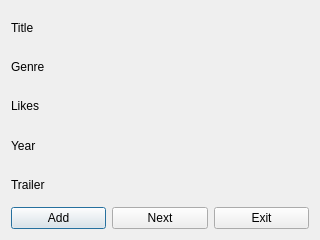
<?xml version="1.0" encoding="UTF-8"?>
<ui version="4.0">
 <class>movieDialog</class>
 <widget class="QDialog" name="movieDialog">
  <property name="geometry">
   <rect>
    <x>0</x>
    <y>0</y>
    <width>320</width>
    <height>240</height>
   </rect>
  </property>
  <property name="windowTitle">
   <string>Dialog</string>
  </property>
  <layout class="QVBoxLayout" name="verticalLayout_2">
   <item>
    <layout class="QVBoxLayout" name="verticalLayout">
     <item>
      <widget class="QLabel" name="titleLabel">
       <property name="text">
        <string>Title</string>
       </property>
      </widget>
     </item>
     <item>
      <widget class="QLabel" name="genreLabel">
       <property name="text">
        <string>Genre</string>
       </property>
      </widget>
     </item>
     <item>
      <widget class="QLabel" name="likesLabel">
       <property name="text">
        <string>Likes</string>
       </property>
      </widget>
     </item>
     <item>
      <widget class="QLabel" name="yearLabel">
       <property name="text">
        <string>Year</string>
       </property>
      </widget>
     </item>
     <item>
      <widget class="QLabel" name="yearLabel_2">
       <property name="text">
        <string>Trailer</string>
       </property>
      </widget>
     </item>
    </layout>
   </item>
   <item>
    <layout class="QHBoxLayout" name="horizontalLayout">
     <item>
      <widget class="QPushButton" name="addWatchListPushButton">
       <property name="text">
        <string>Add</string>
       </property>
      </widget>
     </item>
     <item>
      <widget class="QPushButton" name="nextPushButton">
       <property name="text">
        <string>Next</string>
       </property>
      </widget>
     </item>
     <item>
      <widget class="QPushButton" name="exitPushButton">
       <property name="text">
        <string>Exit</string>
       </property>
      </widget>
     </item>
    </layout>
   </item>
  </layout>
 </widget>
 <resources/>
 <connections/>
</ui>
